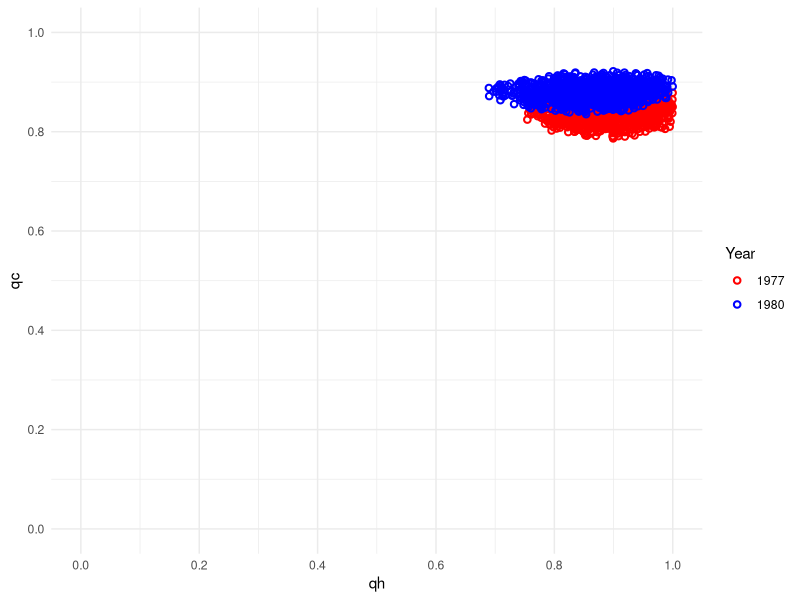
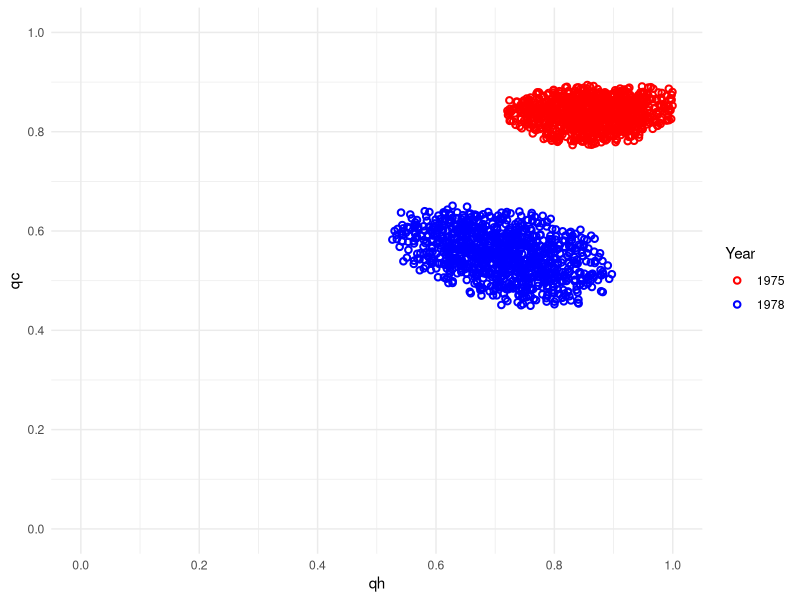

These figures' R source, in order: (Note: this script raises an error after producing the figures.)
## ---- chunk 1
knitr::opts_chunk$set(echo = TRUE)
library(tidyverse)
library(plyr)
## ---- chunk 2
# read in the data
table_2_1979 <- read_csv("table_2_1979.csv")
table_2_1980 <- read_csv("table_2_1980.csv")
table_3_1975 <- read_csv("table_3_1975.csv")
table_3_1978 <- read_csv("table_3_1978.csv")

# drop the first column because we don't need it 
table_2_1979 = table_2_1979[, -1]
table_2_1980 = table_2_1980[, -1]
table_3_1975 = table_3_1975[, -1]
table_3_1978 = table_3_1978[, -1]

# We have to convert the data into proportions from counts
divfun <- function(x) {
  x = as.matrix(x)
  ans = matrix(NA, nrow = dim(x)[1], ncol = dim(x)[2])
  for (i in 1:dim(x)[1]) {
    for (j in 1:dim(x)[2]) {
      ans[i, j] = x[i, j] / sum(x[ , j], na.rm = TRUE)
    }
  }
  return(ans)
}

table_2_1979 = divfun(table_2_1979)
table_2_1980 = divfun(table_2_1980)
table_3_1975 = divfun(table_3_1975)
table_3_1978 = divfun(table_3_1978)
## ---- chunk 3
#' Generates four numbers between 0 and 1 and will act as the priors
#'
#' @return a list of four random numbers
simulate_parameters <- function() {
  names = c("qc1", "qh1", "qc2", "qh2")
  
  param = list(runif(1),
               runif(1),
               runif(1),
               runif(1))
  names(param) = names
  return(param)
}
## ---- chunk 4
#' The probability that j out of the s susceptibles in a household become infected
#' 
#' @param j number that become infected
#' @param s number of susceptibles
#' @param qc probability that a susceptible individual does not get infected from the community
#' @param qh probability that a susceptible individual does not get infected from their household
#' @param wjj the jth element of the diagonal of w
#' 
#' @return A number between 0 and 1, representing the probability of people infected in a household
model_1 <- function(j, s, qc, qh, wjj){
  return(choose(s, j) * wjj * (qc * qh^j)^(s - j))
}
## ---- chunk 5
#' Generate data from the model specified above
#'
#' @param qc probability that a susceptible individual does not get infected from the community
#' @param qh probability that a susceptible individual does not get infected from their household
#' @param m number of rows of the data
#' @param n number of columns of the data
#'
#' @return a matrix of generated data

data_gen <- function(qc, qh, m, n){
  
  # pre-allocate matrix
  d_star = matrix(NA, nrow = m, ncol = n)
  
  # make first row of matrix using w_{0s} = q_c^s
  d_star[1, ] = qc^(1:n)      # number infected out of s, paper says s = 0,1,2,...
                              # but j/0 is na
  
  # create rest of the data 
  # we will work across the matrix rather than down the columns
  for (j in 2:(m-1)) {
    d_star[j, j-1]= wjj = 1 - sum(d_star[ , j-1], na.rm = TRUE) # create diagonal data point 
                                                                # (when j = s)
    
    for (s in j:n) {
      # plug it in to the model_1 function to calculate the probability
      d_star[j,s] = model_1(j - 1, s, qc, qh, wjj)
    }
  }
  d_star[m, m-1] = 1 - sum(d_star[ , m-1], na.rm = TRUE)
  
  return(d_star)
}
## ---- chunk 6
#' Calculate the frobenious norm of a matrix
#'
#' @param A the matrix
#'
#' @return the frobenious norm
frobenious <- function(A){
  return(sqrt(sum(abs(A)^2, na.rm = TRUE)))
}
## ---- chunk 7
#' Calculating the distance specified above
#'
#' @param d1 The first data matrix (i.e. 1977-78 from table 2)
#' @param d2 The second data matrix (i.e. 1980-81 from table 2)
#' @param d_star1 The first matrix of generated data
#' @param d_star2 The second matrix of generated data
#'
#' @return
distance <- function(d1, d2, d_star1, d_star2){

  # calculate the two frobenious norms
  f1 = frobenious(d1 - d_star1)
  f2 = frobenious(d2 - d_star2)
  
  # this is the distance metric
  ans = 0.5 * (f1 + f2) 
  return(ans)
}
## ---- chunk 8
#' Generate an ABC sample
#'
#' @param epsilon The specified tolerance levels
#' @param d1 The first data matrix (i.e. 1977-78 from table 2)
#' @param d2 The second data matrix (i.e. 1980-81 from table 2)
#'
#' @return A prior sample that has 
generate_abc_sample <- function(epsilon, d1, d2){
  # get the dimensions for each dataframe
  dim_d1 = dim(d1)
  dim_d2 = dim(d2)
  
  # basic ABC stuff
  while(TRUE){
    # prior
    prior = simulate_parameters() 
    
    # generate data
    res1 = data_gen(qc = prior$qc1, qh = prior$qh1, m = dim_d1[1], n = dim_d1[2])
    res2 = data_gen(qc = prior$qc2, qh = prior$qh2, m = dim_d2[1], n = dim_d2[2])
    
    # calculate distance
    distance = distance(d1,
                        d2,
                        d_star1 = res1,
                        d_star2 = res2)
    
    # check against tolerance
    if(distance < epsilon){
      break
    }
  }
  return(do.call(rbind, prior))
}
## ---- chunk 9
# only uncomment and run if we figure out it's broken, it takes a while
# results = replicate(1000, generate_abc_sample(epsilon = 0.3,
#                                              d1 = table_2_1979,
#                                              d2 = table_2_1980))
  
# qc1 = results[1,,]
# qh1 = results[2,,]
# qc2 = results[3,,]
# qh2 = results[4,,]
  
# this comes from table 2
# res_df <- rbind(data.frame(year = 1977, qh = qh1, qc = qc1), 
#                 data.frame(year = 1980, qh = qh2, qc = qc2))
## ---- chunk 10
# write.csv(res_df, "results_3a.csv")

# load in the data that was saved from above
res_df <- read.csv("results_3a.csv")
## ---- chunk 11
res_df %>% 
  ggplot(aes(qh, qc, color = factor(year)))+
  geom_point(shape=1, stroke = 1.055)+
  scale_color_manual(values = c("red", "blue")) +
  theme_minimal()+
  scale_x_continuous(breaks = seq(0,1,0.2), limits = c(0,1))+
  scale_y_continuous(breaks = seq(0,1,0.2), limits = c(0,1))+
  labs(color = "Year")
  NULL
## ---- chunk 12
# only uncomment and run if we figure out it's broken, it takes a while
# results2 = replicate(1000, generate_abc_sample(epsilon = 0.3,
#                                               d1 = table_3_1975,
#                                               d2 = table_3_1978))
#  
# qc12 = results2[1,,]
# qh12 = results2[2,,]
# qc22 = results2[3,,]
# qh22 = results2[4,,]
#  
# this comes from table 2
# res_df2 <- rbind(data.frame(year = 1975, qh = qh12, qc = qc12),
#                  data.frame(year = 1978, qh = qh22, qc = qc22))
## ---- chunk 13
# write.csv(res_df2, "results_3c.csv")

# load in the data that was saved from above
res_df2 <- read.csv("results_3c.csv")
## ---- chunk 14
res_df2 %>% 
  ggplot(aes(qh, qc, color = factor(year)))+
  geom_point(shape = 1, stroke = 1.055)+
  scale_color_manual(values = c("red", "blue")) +
  theme_minimal()+
  scale_x_continuous(breaks = seq(0,1,0.2), limits = c(0,1))+
  scale_y_continuous(breaks = seq(0,1,0.2), limits = c(0,1))+
  labs(color = "Year")+
  NULL
## ---- chunk 15
qc = 0.25
qh = 0.75

model_1(j = 1, s = 3, qc = qc, qh =  qh, wjj =  (3/4))
data_gen(qc = 0.25, qh = 0.75, m = 4, n =3)

test1 = data_gen(qc = 0.25, qh = 0.75, m = 4, n =3)

onethree = choose(3,1) * (3/4) * (qc * qh^1)^2
twothree = choose(3,2) * (27/32) * (qc * qh^2)^1
test = matrix(c(0.25, 0.75, NA, NA,
                (1/16), (3/32), (27/32), NA,
                (1/64), onethree, twothree, (1 - onethree - twothree - (1/64))),
         ncol = 3, nrow = 4)

test == test1
## ---- chunk 16
#this is to see a good epsilon for 3a
test_f <- function() {
  test = simulate_parameters()
  res1 = data_gen(test$qc1, test$qh1,6,5)
  res2 = data_gen(test$qc2, test$qh2,6,5)

  d = distance(d1 = table_2_1979[, -1],
           d2 = table_2_1980[, -1],
           d_star1 = res1,
           d_star2 = res2)

  return(d)
}

x = replicate(1000, test_f())
quantile(x, seq(0.01, 0.2, 0.01))
## ---- chunk 17
#this is to see a good epsilon for 3c
test_f <- function(d1,d2) {
  d1 = d1[, -1]
  d2 = d2[, -1]
  dim_d1 = dim(d1)
  dim_d2 = dim(d2)
  prior = simulate_parameters() 
  
  # generate data
  res1 = data_gen(prior$qc1, prior$qh1, m = dim_d1[1], n = dim_d1[2])
  res2 = data_gen(prior$qc2, prior$qh2, m = dim_d2[1], n = dim_d2[2])
  
  distance = distance(d1,
                      d2,
                      d_star1 = res1,
                      d_star2 = res2)
}

x = replicate(1000, test_f(d1 = table_3_1975, d2 = table_3_1978))
quantile(x, seq(0.01, 0.2, 0.01))
